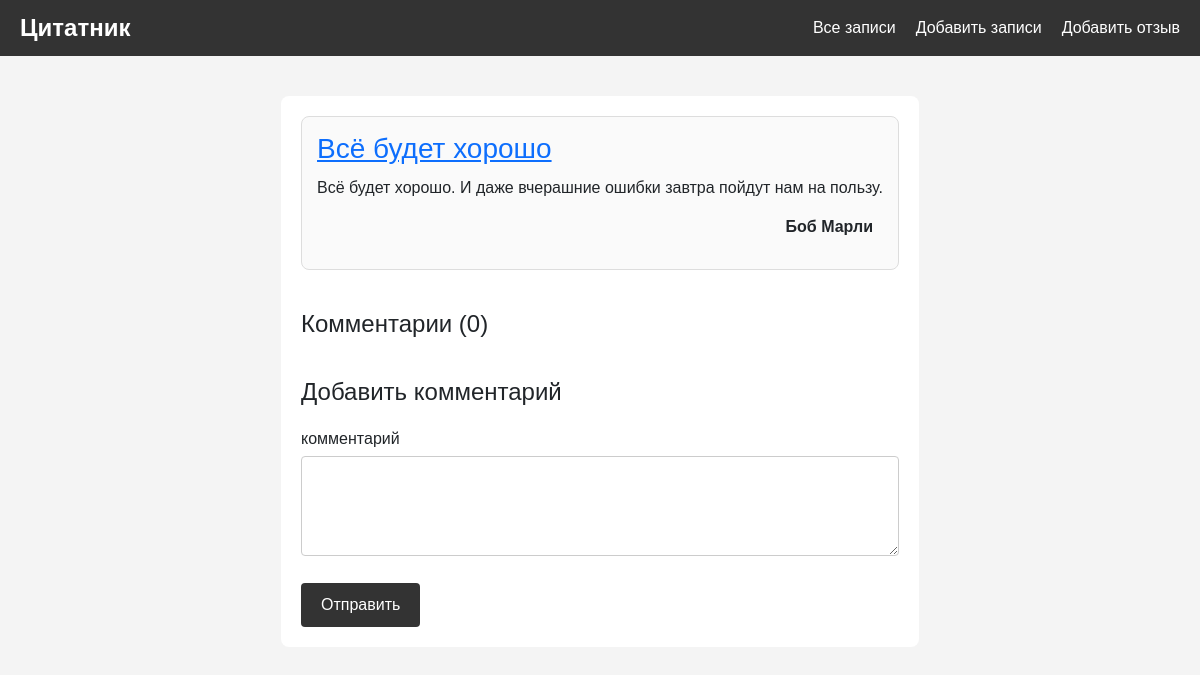
/notes/1, run on the app's committed database.
### core/models.py (models this page shows)
class Note(models.Model):
    class Meta:
        verbose_name = 'Заметка'
        verbose_name_plural = 'Заметки'
    title = models.CharField( max_length=255, null=False )
    text = models.TextField( null=False )
    author = models.CharField( max_length=255, default='Автор неизвестен', null=False )
    created_date = models.DateTimeField( auto_now_add=True )
    category = models.ForeignKey(
                                 NoteCategory,
                                 blank=True,
                                 null=True,
                                 on_delete=models.SET_DEFAULT,
                                 related_name='category_notes',
                                 default='Разное'
                                 )

### core/views.py (the view, shortened to what this page needs)
# urls.py: path( 'notes/<int:note_id>', note_detail, name='note_detail' ),
def note_detail( request, note_id ):
    note = Note.objects.get( id = note_id )
    comments_of_the_post = NoteComment.objects.filter( note = note )
    comment_add_form = CommentAddForm()
    context ={
        'note':note,
        'comments':comments_of_the_post,
        'comment_add_form':comment_add_form
        }
    return render(request,'note_detail.html',context)

### core/forms.py
class CommentAddForm(forms.Form):
    text = forms.CharField( max_length = 250, widget=forms.Textarea )

### templates/note_detail.html (shortened to what this page needs)
{% extends 'base.html' %}
{% block content %}
<div class="container-post">
    <div class="post-card">
        <h3><a href="{% url 'note_detail' note.id %}">{{note.title}}</a></h3>
        <div>
            <p>{{note.text}}</p>
            <p class="author-signature">{{note.author}}</p>
        </div>
    </div>
    <div class="comments-section">
        <h4>Комментарии ({{ comments|length }})</h4>
    </div>
    <div class="comment-form">
        <h4>Добавить комментарий</h4>
        <form action="{% url 'note_detail' note.id %}" method="post">
            <label for="text">комментарий</label>
            <textarea id="text" name="text" required></textarea>
            <button type="submit">Отправить</button>
        </form>
    </div>
</div>
{% endblock %}

### templates/base.html (style rules this page uses)
body { font-family: Arial, sans-serif; margin: 0; padding: 0; background-color: #f4f4f4; }
.post-card { padding: 15px; margin-bottom: 20px; border: 1px solid #ddd; border-radius: 8px; background-color: #fafafa; }
.post-card h3 { margin: 0 0 10px; }
.post-card p { margin: 0 0 15px; }
.container-post { max-width: 1200px; margin: 20px auto; padding: 20px; background-color: #fff; border-radius: 8px; }
.comments-section { margin-top: 40px; }
.comments-section h4 { margin-bottom: 20px; }
.comment-form { margin-top: 40px; }
.comment-form h4 { margin-bottom: 20px; }
.comment-form label { display: block; margin-bottom: 5px; }
.comment-form input, .comment-form textarea { width: 100%; padding: 10px; margin-bottom: 20px; border: 1px solid #ccc; border-radius: 4px; box-sizing: border-box; }
.comment-form textarea { height: 100px; resize: vertical; }
.comment-form button { background-color: #333; color: #fff; padding: 10px 20px; border: none; border-radius: 4px; cursor: pointer; }
.author-signature { text-align: right; padding-right: 10px; font-weight:550; }

### data on the page
Note: title "Всё будет хорошо", text "Всё будет хорошо. И даже вчерашние ошибки завтра пойдут нам на пользу.", author "Боб Марли"

### other printed values
{{ comments|length }} "0"
